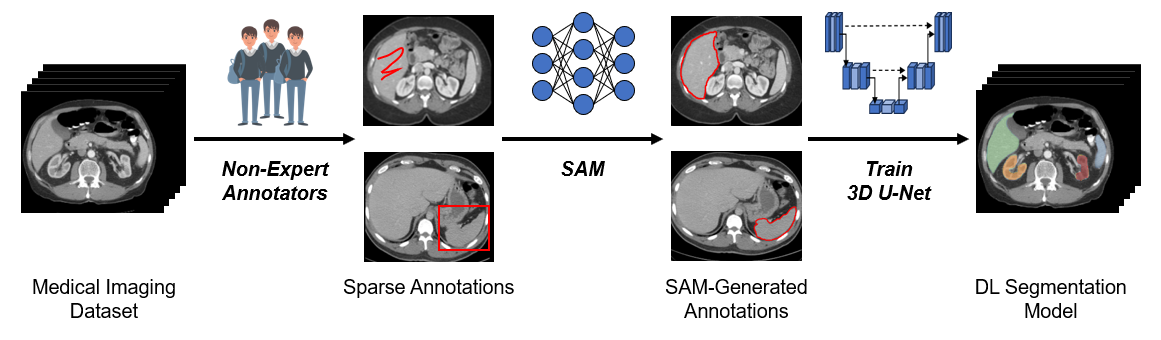
#> input picture assets/fig.png, 1161 x 340 px
$ python -i bbox.py   (imports and definitions only)   (older library calls are emulated)
#> lines starting #> are read from the running program, lines starting #| are printed output that depends on the picture; after the words box and inside, x2 and y2 are one past the last pixel; in counts of white or black regions, pixels touching at a corner belong together
import numpy as np
import scipy.ndimage as ndimage
import scipy.spatial as spatial
import scipy.misc as misc
import matplotlib.pyplot as plt
import matplotlib.patches as patches
from .preprocessing import rescale_intensities

# --------------------------------------------------------------

# Find Paws
# https://stackoverflow.com/questions/4087919/how-can-i-improve-my-paw-detection
# https://stackoverflow.com/questions/9525313/rectangular-bounding-box-around-blobs-in-a-monochrome-image-using-python

class BBox(object):
  # [29 lines left out: functions __init__, taxicab_diagonal, overlaps, not called in this run]

  def to_array(self):
    return np.array([self.x1, self.y1, self.x2, self.y2])

  # [7 lines left out: function __eq__, not called in this run]

def find_paws(data, smooth_radius = 5, threshold = 0.0001):
  """Detects and isolates contiguous regions in the input array"""
  # Blur the input data a bit so the paws have a continous footprint
  data = ndimage.uniform_filter(data, smooth_radius)
  # Threshold the blurred data (this needs to be a bit > 0 due to the blur)
  thresh = data > threshold
  # Fill any interior holes in the paws to get cleaner regions...
  filled = ndimage.binary_fill_holes(thresh)
  # Label each contiguous paw
  coded_paws, _ = ndimage.label(filled)
  # Isolate the extent of each paw
  # find_objects returns a list of 2-tuples: (slice(...), slice(...))
  # which represents a rectangular box around the object
  data_slices = ndimage.find_objects(coded_paws)
  return data_slices

# [73 lines left out: functions slice_to_bbox, remove_overlaps, find_bboxes, points_inside_bbox, not called in this run]

>>> import cv2
>>> picture = cv2.imread('../assets/fig.png', cv2.IMREAD_GRAYSCALE)
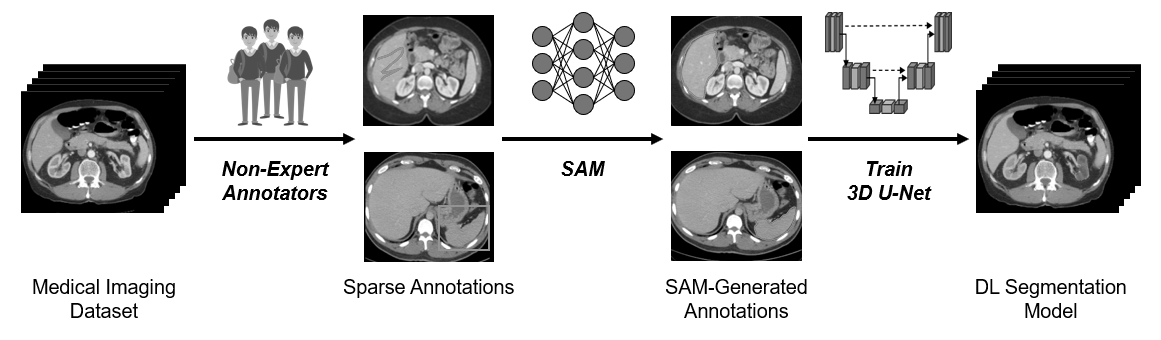
#> picture: shape (340, 1161); min 0, max 255, mean 197.4
>>> result = find_paws(picture)
#> in find_paws, `data = ndimage.uniform_filter(data, smooth_radius)`:
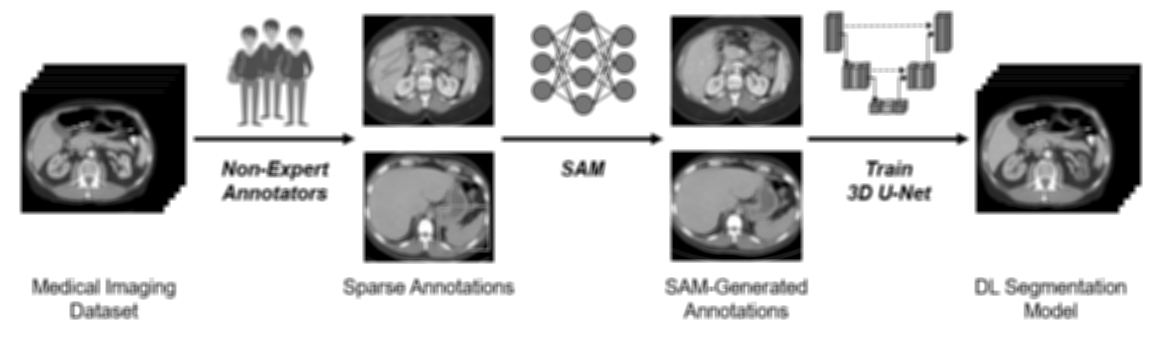
#> data: shape (340, 1161); min 0, max 255, mean 197.2
#> in find_paws, `thresh = data > threshold`:
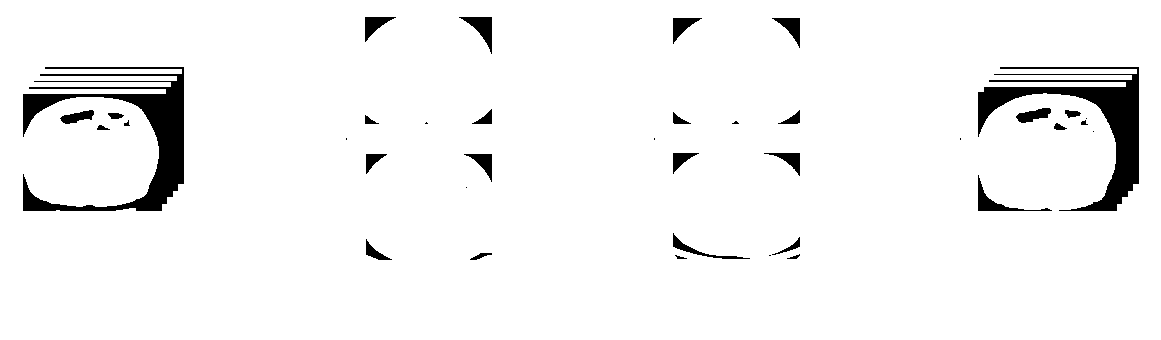
#> thresh: shape (340, 1161) bool; 95.4% white; 38 black regions (9 under 20 px), largest, box (x1, y1, x2, y2) and area: (23, 67, 184, 211) 6931, (978, 67, 1139, 211) 6164, (978, 175, 1052, 211) 475
#> in find_paws, `filled = ndimage.binary_fill_holes(thresh)`: filled: shape (340, 1161) bool; every value is 1
#> in find_paws, `coded_paws, _ = ndimage.label(filled)`: coded_paws: shape (340, 1161) int32; every value is 1
#> in find_paws, `data_slices = ndimage.find_objects(coded_paws)`: data_slices = 1 item
#> result = 1 item
